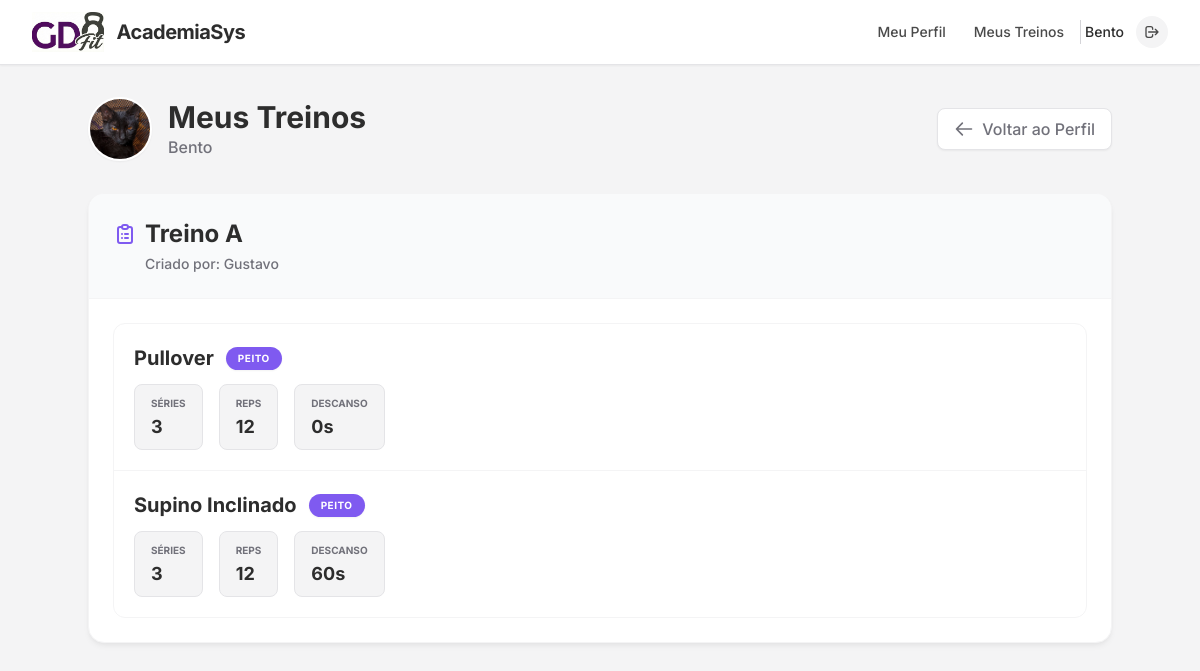
The page /aluno/1/treinos (signed in) on the database its author committed.
### app.py (models this page shows, shortened)
class Aluno(db.Model, UserMixin):
    __tablename__ = 'alunos'
    id = db.Column(db.Integer, primary_key=True)
    nome = db.Column(db.String(100), nullable=False)
    foto = db.Column(db.String(100), nullable=True, default='default.png')
    cpf = db.Column(db.String(14), unique=True, nullable=False)
    senha_hash = db.Column(db.String(200), nullable=True)
    data_nascimento = db.Column(db.String(10), nullable=False)
    endereco = db.Column(db.String(200), nullable=True)
    cidade = db.Column(db.String(100), nullable=True)
    estado = db.Column(db.String(2), nullable=True)
    cep = db.Column(db.String(9), nullable=True)
    telefone = db.Column(db.String(20), nullable=True)
    email = db.Column(db.String(100), unique=True, nullable=True)
    data_matricula = db.Column(db.String(10), nullable=True)
    status = db.Column(db.String(10), default='Ativo', nullable=False)
    treinos = db.relationship('Treino', back_populates='aluno', lazy=True, cascade="all, delete-orphan")
    @property
    def tipo_usuario(self):
        return 'Aluno'

class Treino(db.Model):
    __tablename__ = 'treinos'
    id = db.Column(db.Integer, primary_key=True)
    nome = db.Column(db.String(100), nullable=False)
    aluno_id = db.Column(db.Integer, db.ForeignKey('alunos.id'), nullable=False)
    funcionario_id = db.Column(db.Integer, db.ForeignKey('funcionarios.id'), nullable=True)
    aluno = db.relationship('Aluno', back_populates='treinos')
    funcionario = db.relationship('Funcionario', back_populates='treinos')
    itens = db.relationship('ItemTreino', back_populates='treino', lazy=True, cascade="all, delete-orphan")

class Funcionario(db.Model, UserMixin):
    __tablename__ = 'funcionarios'
    id = db.Column(db.Integer, primary_key=True)
    nome = db.Column(db.String(100), nullable=False)
    foto = db.Column(db.String(100), nullable=True, default='default.png')
    senha_hash = db.Column(db.String(200), nullable=True)
    cargo = db.Column(db.String(50), nullable=False)
    cref = db.Column(db.String(20), unique=True, nullable=True)
    endereco = db.Column(db.String(200), nullable=True)
    cidade = db.Column(db.String(100), nullable=True)
    estado = db.Column(db.String(2), nullable=True)
    cep = db.Column(db.String(9), nullable=True)
    telefone = db.Column(db.String(20), nullable=True)
    email = db.Column(db.String(100), unique=True, nullable=True)
    data_admissao = db.Column(db.String(10), nullable=True)
    treinos = db.relationship('Treino', back_populates='funcionario', lazy=True)

class ItemTreino(db.Model):
    __tablename__ = 'itens_treino'
    id = db.Column(db.Integer, primary_key=True)
    treino_id = db.Column(db.Integer, db.ForeignKey('treinos.id'), nullable=False)
    exercicio_id = db.Column(db.Integer, db.ForeignKey('exercicios.id'), nullable=False)
    series = db.Column(db.String(20), nullable=True)
    repeticoes = db.Column(db.String(20), nullable=True)
    descanso_seg = db.Column(db.Integer, nullable=True)
    observacoes = db.Column(db.Text, nullable=True)
    treino = db.relationship('Treino', back_populates='itens')
    exercicio = db.relationship('Exercicio', back_populates='itens_treino')

class Exercicio(db.Model):
    __tablename__ = 'exercicios'
    id = db.Column(db.Integer, primary_key=True)
    nome = db.Column(db.String(100), nullable=False, unique=True)
    grupo_muscular = db.Column(db.String(255), nullable=True)
    descricao = db.Column(db.Text, nullable=True)
    itens_treino = db.relationship('ItemTreino', back_populates='exercicio', lazy=True)

### app.py (the view)
@app.route('/aluno/<int:aluno_id>/treinos')
@login_required
def gerenciar_treinos(aluno_id):
    if current_user.tipo_usuario == 'Aluno' and current_user.id != aluno_id:
        return redirect(url_for('index'))
    aluno = Aluno.query.get_or_404(aluno_id)
    exercicios_disponiveis = Exercicio.query.order_by(Exercicio.nome).all()
    is_funcionario = (current_user.tipo_usuario == 'Funcionario')
    return render_template('gerenciar_treinos.html', aluno=aluno, exercicios_disponiveis=exercicios_disponiveis, is_funcionario=is_funcionario)

### app.py (called while the page is built)
@login_manager.user_loader
def load_user(user_id):
    if user_id.startswith('func_'):
        id_real = int(user_id.split('_')[1])
        return Funcionario.query.get(id_real)
    elif user_id.startswith('aluno_'):
        id_real = int(user_id.split('_')[1])
        return Aluno.query.get(id_real)
    return None

### templates/gerenciar_treinos.html (shortened to what this page needs)
{% extends 'base.html' %}
{% block content %}
<div class="max-w-5xl mx-auto">
    <div class="flex flex-col md:flex-row justify-between items-center mb-8 gap-4">
        <div class="flex items-center gap-4">
            <img src="{{ url_for('static', filename='uploads/' + aluno.foto) }}" alt="Foto de {{ aluno.nome }}" class="w-16 h-16 rounded-full object-cover border-2 border-white shadow-sm">
            <div>
                <h1 class="text-3xl font-bold text-dark">
                    {% if is_funcionario %}Gerenciar Treinos{% else %}Meus Treinos{% endif %}
                </h1>
                <p class="text-gray-500 font-medium">{{ aluno.nome }}</p>
            </div>
        </div>
        <a href="{{ url_for('perfil_aluno', aluno_id=aluno.id) }}" class="flex items-center gap-2 text-gray-500 hover:text-primary font-medium transition bg-white px-4 py-2 rounded-lg shadow-sm border border-gray-200">
            <svg xmlns="http://www.w3.org/2000/svg" class="h-5 w-5" fill="none" viewBox="0 0 24 24" stroke="currentColor">
                <path stroke-linecap="round" stroke-linejoin="round" stroke-width="2" d="M10 19l-7-7m0 0l7-7m-7 7h18" />
            </svg>
            Voltar ao Perfil
        </a>
    </div>
    <div class="space-y-8">
        {% if aluno.treinos %}
            {% for treino in aluno.treinos %}
                <div class="bg-white shadow-card rounded-2xl overflow-hidden border border-gray-100 transition hover:shadow-lg">
                    <div class="bg-gray-50 p-6 flex flex-col md:flex-row justify-between items-start md:items-center gap-4 border-b border-gray-100">
                        <div>
                            <h3 class="text-2xl font-bold text-dark flex items-center gap-2">
                                {{ treino.nome }}
                            </h3>
                            {% if treino.funcionario %}
                                <p class="text-sm text-gray-500 font-medium mt-1 ml-8">Criado por: {{ treino.funcionario.nome }}</p>
                            {% endif %}
                        </div>
                    </div>
                    <div class="p-6">
                        {% if treino.itens %}
                            <ul class="divide-y divide-gray-100 bg-white rounded-xl border border-gray-100">
                                {% for item in treino.itens %}
                                    <li class="p-5 flex flex-col md:flex-row justify-between items-start gap-4 hover:bg-gray-50 transition first:rounded-t-xl last:rounded-b-xl">
                                        <div class="flex-grow">
                                            <div class="flex flex-wrap items-center gap-3 mb-3">
                                                <p class="font-bold text-xl text-dark">{{ item.exercicio.nome }}</p>
                                                {% if item.exercicio.grupo_muscular %}
                                                    {% for grupo in item.exercicio.grupo_muscular.split(',') %}
                                                        <span class="text-[10px] font-bold text-white bg-primary rounded-full px-3 py-1 uppercase tracking-wider shadow-sm">{{ grupo }}</span>
                                                    {% endfor %}
                                                {% endif %}
                                            </div>
                                            <div class="flex flex-wrap gap-4 text-sm font-medium text-dark">
                                                <div class="bg-gray-100 px-4 py-2 rounded-lg border border-gray-200 flex flex-col">
                                                    <span class="text-[10px] text-gray-500 uppercase font-bold">Séries</span>
                                                    <span class="text-lg font-bold">{{ item.series or '-' }}</span>
                                                </div>
                                                <div class="bg-gray-100 px-4 py-2 rounded-lg border border-gray-200 flex flex-col">
                                                    <span class="text-[10px] text-gray-500 uppercase font-bold">Reps</span>
                                                    <span class="text-lg font-bold">{{ item.repeticoes or '-' }}</span>
                                                </div>
                                                <div class="bg-gray-100 px-4 py-2 rounded-lg border border-gray-200 flex flex-col">
                                                    <span class="text-[10px] text-gray-500 uppercase font-bold">Descanso</span>
                                                    <span class="text-lg font-bold">{{ item.descanso_seg or '0' }}s</span>
                                                </div>
                                            </div>
                                        </div>
                                    </li>
                                {% endfor %}
                            </ul>
                        {% endif %}
                    </div>
                </div>
            {% endfor %}
        {% endif %}
    </div>
</div>
{% endblock %}

### templates/base.html (shortened to what this page needs)
<!DOCTYPE html>
<html lang="pt-br">
<head>
    <script src="https://cdn.tailwindcss.com"></script>
</head>
<body class="bg-gray-100 text-dark font-sans">
    {% if current_user.is_authenticated %}
    <nav class="bg-white border-b border-gray-200 shadow-sm sticky top-0 z-50">
        <div class="max-w-7xl mx-auto px-4 sm:px-6 lg:px-8">
            <div class="flex justify-between h-16">
                <div class="flex items-center">
                    <a href="{{ url_for('index') }}" class="flex items-center gap-3 hover:opacity-90 transition">
                        <img src="{{ url_for('static', filename='logo.png') }}" alt="Logo" class="h-10 w-auto object-contain">
                        <span class="font-bold text-xl tracking-tight text-dark">AcademiaSys</span>
                    </a>
                </div>
                <div class="flex items-center space-x-1">
                    {% if current_user.tipo_usuario == 'Funcionario' %}
                        <a href="{{ url_for('index') }}" class="px-3 py-2 rounded-md text-sm font-medium text-dark-light hover:text-primary hover:bg-primary-light transition">Dashboard</a>
                        <a href="{{ url_for('lista_alunos') }}" class="px-3 py-2 rounded-md text-sm font-medium text-dark-light hover:text-primary hover:bg-primary-light transition">Alunos</a>
                        <a href="{{ url_for('lista_funcionarios') }}" class="px-3 py-2 rounded-md text-sm font-medium text-dark-light hover:text-primary hover:bg-primary-light transition">Funcionários</a>
                        <a href="{{ url_for('lista_exercicios') }}" class="px-3 py-2 rounded-md text-sm font-medium text-dark-light hover:text-primary hover:bg-primary-light transition">Exercícios</a>
                    {% else %}
                        <a href="{{ url_for('perfil_aluno', aluno_id=current_user.id) }}" class="px-3 py-2 rounded-md text-sm font-medium text-dark-light hover:text-primary hover:bg-primary-light transition">Meu Perfil</a>
                        <a href="{{ url_for('gerenciar_treinos', aluno_id=current_user.id) }}" class="px-3 py-2 rounded-md text-sm font-medium text-dark-light hover:text-primary hover:bg-primary-light transition">Meus Treinos</a>
                    {% endif %}
                    <div class="flex items-center gap-3">
                        <span class="text-sm font-medium text-dark hidden md:block">{{ current_user.nome.split()[0] }}</span>
                        <a href="{{ url_for('logout') }}" class="group flex items-center justify-center w-8 h-8 rounded-full bg-gray-100 text-dark-light hover:bg-red-500 hover:text-white transition" title="Sair">
                            <svg xmlns="http://www.w3.org/2000/svg" class="h-4 w-4" fill="none" viewBox="0 0 24 24" stroke="currentColor">
                                <path stroke-linecap="round" stroke-linejoin="round" stroke-width="2" d="M17 16l4-4m0 0l-4-4m4 4H7m6 4v1a3 3 0 01-3 3H6a3 3 0 01-3-3V7a3 3 0 013-3h4a3 3 0 013 3v1" />
                            </svg>
                        </a>
                    </div>
                </div>
            </div>
        </div>
    </nav>
    {% endif %}
    <main class="max-w-7xl mx-auto px-4 sm:px-6 lg:px-8 py-8">
        {% block content %}{% endblock %}
    </main>
</body>
</html>

### templates/base.html (style rules this page uses)
body { font-family: 'Inter', sans-serif; }

### rows shown on the page
Aluno: nome "Bento", foto (picture)
Treino: nome "Treino A", funcionario.nome "Gustavo"
ItemTreino: exercicio.nome "Pullover", series "3", repeticoes "12", descanso_seg "0"
Exercicio: grupo_muscular "PEITO"
ItemTreino: exercicio.nome "Supino Inclinado", series "3", repeticoes "12", descanso_seg "60"
Exercicio: grupo_muscular "PEITO"
